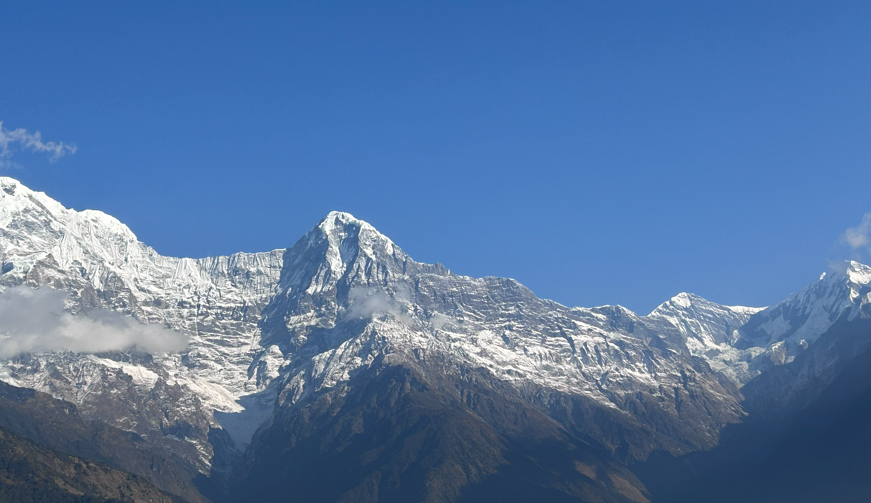
#> input picture IP-LabWork/sample2.png, 871 x 503 px
$ python samplingQuan.py
#> lines starting #> are read from the running program, lines starting #| are printed output that depends on the picture
import cv2
import numpy as np

image_path = "sample2.png"

img = cv2.imread(image_path, 0)
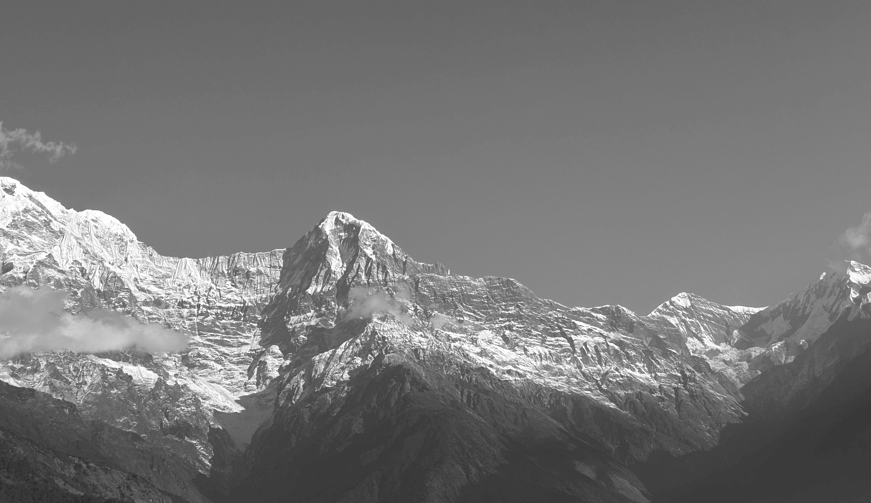
#> img: shape (503, 871); min 43, max 255, mean 118.1
if img is None:
    print("Error:Can't read image, check path!!")
else:
    # Sampling (reduce resolution of image)
    sampled = cv2.resize(img, (img.shape[1]//2, img.shape[0]//2))

    # Quantization (reduce gray levels)
    levels = 4
    quantized = np.floor(img / (256 / levels)) * (256 / levels)
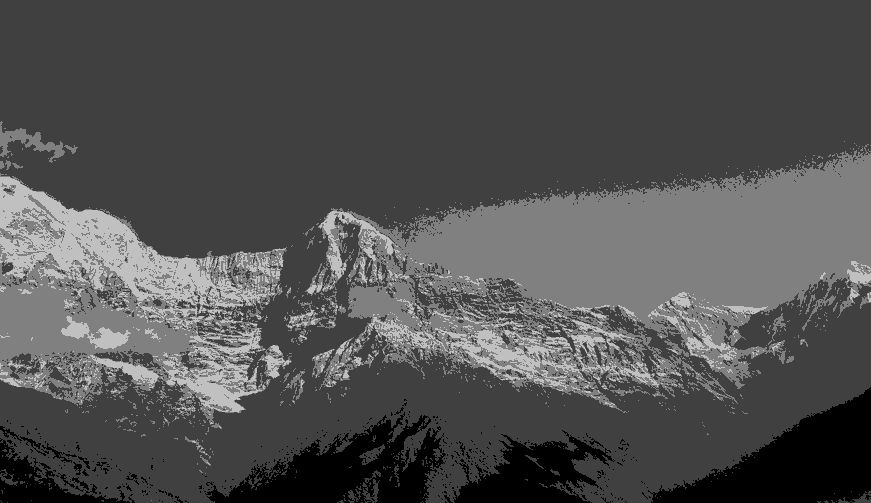
#> quantized: shape (503, 871) float64; min 0, max 192, mean 81.3
    quantized = quantized.astype(np.uint8)

    cv2.imshow("Original Image: Krishna Aryal", img)
    cv2.imshow("Sampled Image: Krishna Aryal", sampled)
    cv2.imshow("Quantized Image: Krishna Aryal", quantized)

    cv2.waitKey(0)
    cv2.destroyAllWindows()
